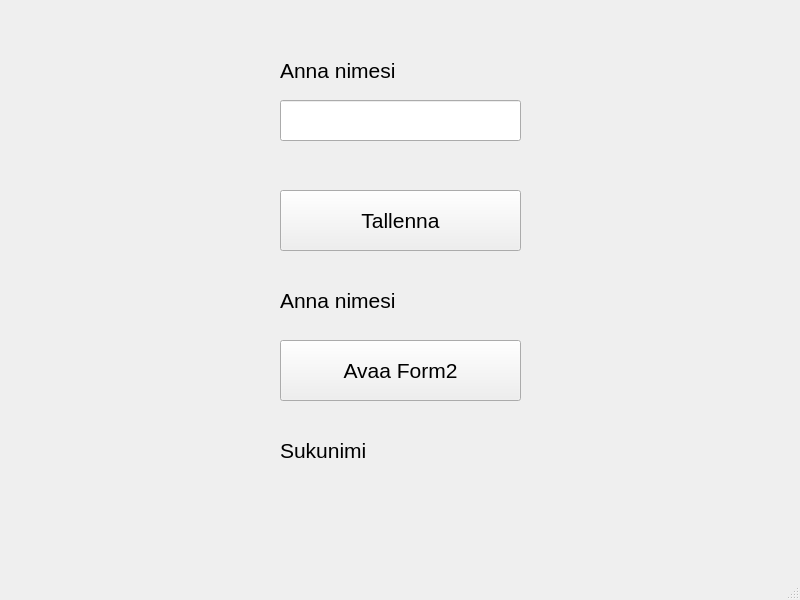
<?xml version="1.0" encoding="UTF-8"?>
<ui version="4.0">
 <class>MainWindow</class>
 <widget class="QMainWindow" name="MainWindow">
  <property name="geometry">
   <rect>
    <x>0</x>
    <y>0</y>
    <width>800</width>
    <height>600</height>
   </rect>
  </property>
  <property name="font">
   <font>
    <pointsize>16</pointsize>
   </font>
  </property>
  <property name="windowTitle">
   <string>MainWindow</string>
  </property>
  <widget class="QWidget" name="centralwidget">
   <widget class="QPushButton" name="btnSave">
    <property name="geometry">
     <rect>
      <x>280</x>
      <y>190</y>
      <width>241</width>
      <height>61</height>
     </rect>
    </property>
    <property name="text">
     <string>Tallenna</string>
    </property>
   </widget>
   <widget class="QLabel" name="label">
    <property name="geometry">
     <rect>
      <x>280</x>
      <y>50</y>
      <width>241</width>
      <height>41</height>
     </rect>
    </property>
    <property name="text">
     <string>Anna nimesi</string>
    </property>
   </widget>
   <widget class="QLineEdit" name="textFName">
    <property name="geometry">
     <rect>
      <x>280</x>
      <y>100</y>
      <width>241</width>
      <height>41</height>
     </rect>
    </property>
   </widget>
   <widget class="QLabel" name="labelResult">
    <property name="geometry">
     <rect>
      <x>280</x>
      <y>280</y>
      <width>241</width>
      <height>41</height>
     </rect>
    </property>
    <property name="text">
     <string>Anna nimesi</string>
    </property>
   </widget>
   <widget class="QPushButton" name="btnOpenForm2">
    <property name="geometry">
     <rect>
      <x>280</x>
      <y>340</y>
      <width>241</width>
      <height>61</height>
     </rect>
    </property>
    <property name="text">
     <string>Avaa Form2</string>
    </property>
   </widget>
   <widget class="QLabel" name="labelLname">
    <property name="geometry">
     <rect>
      <x>280</x>
      <y>430</y>
      <width>241</width>
      <height>41</height>
     </rect>
    </property>
    <property name="text">
     <string>Sukunimi</string>
    </property>
   </widget>
  </widget>
  <widget class="QMenuBar" name="menubar">
   <property name="geometry">
    <rect>
     <x>0</x>
     <y>0</y>
     <width>800</width>
     <height>34</height>
    </rect>
   </property>
  </widget>
  <widget class="QStatusBar" name="statusbar"/>
 </widget>
 <resources/>
 <connections/>
</ui>
